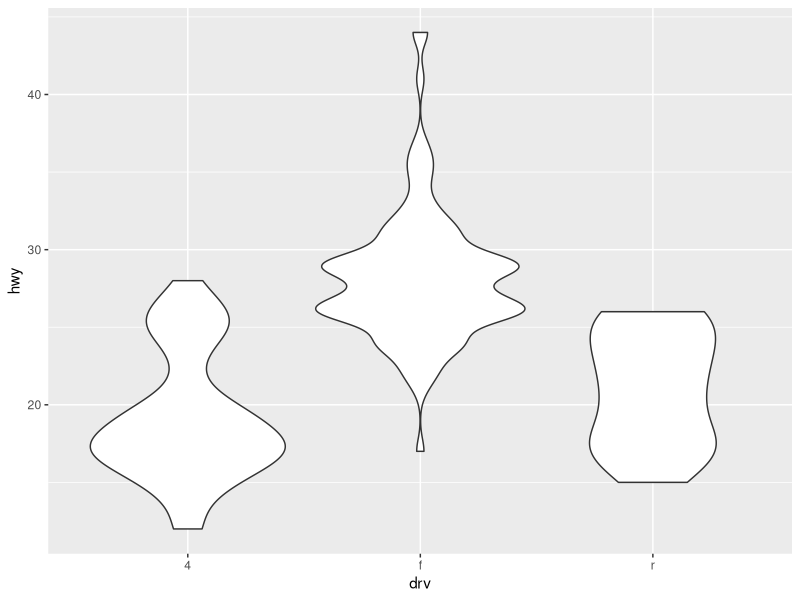
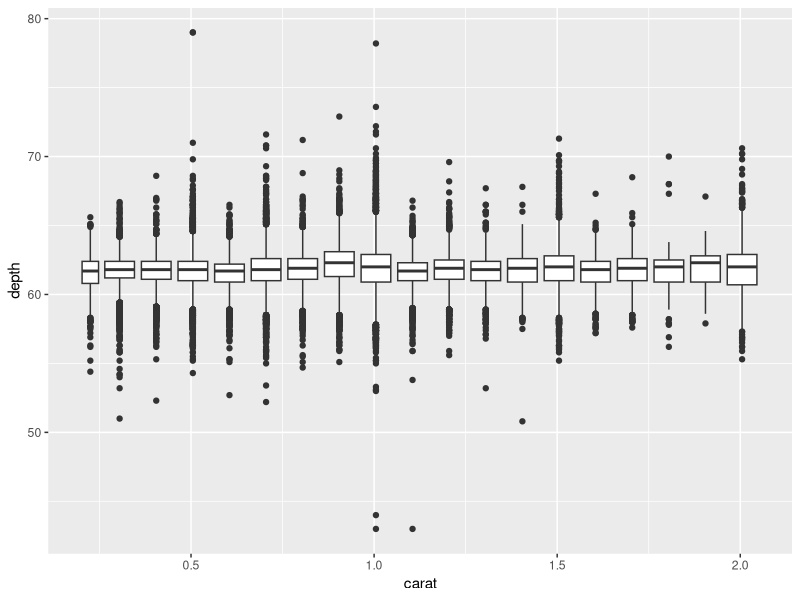
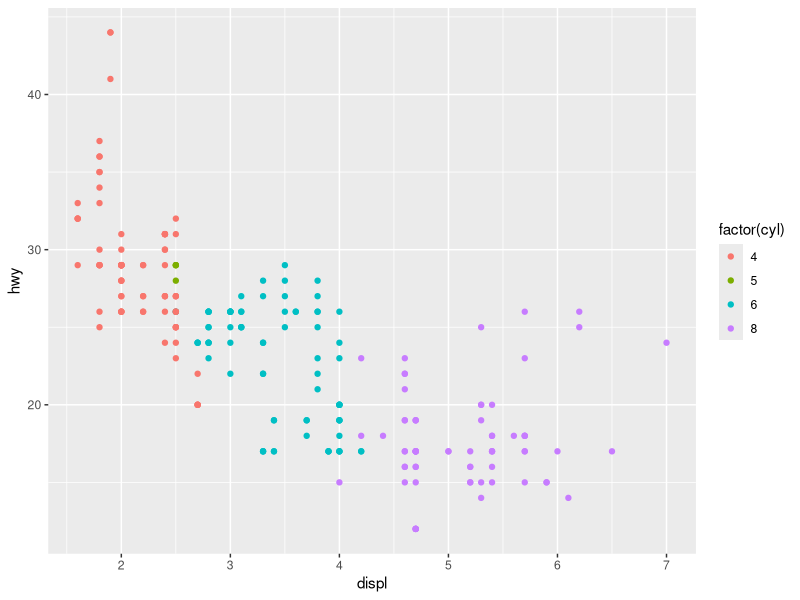
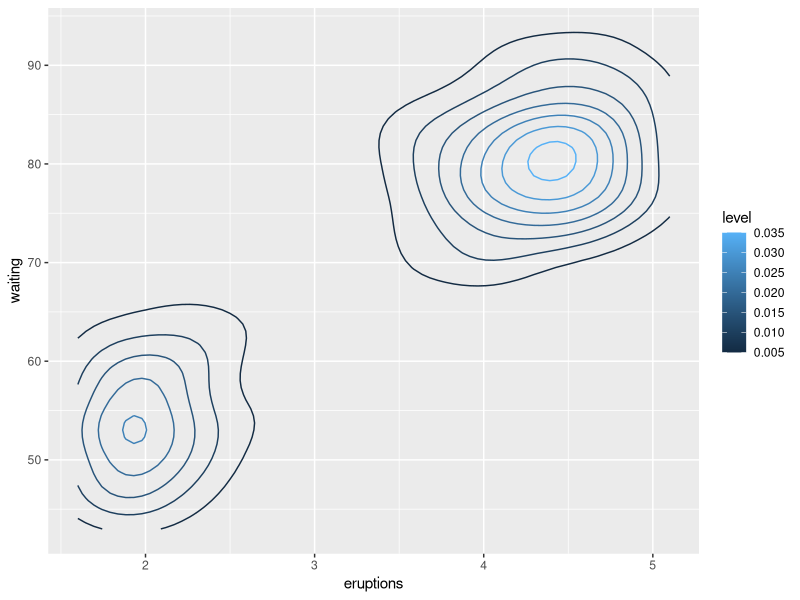
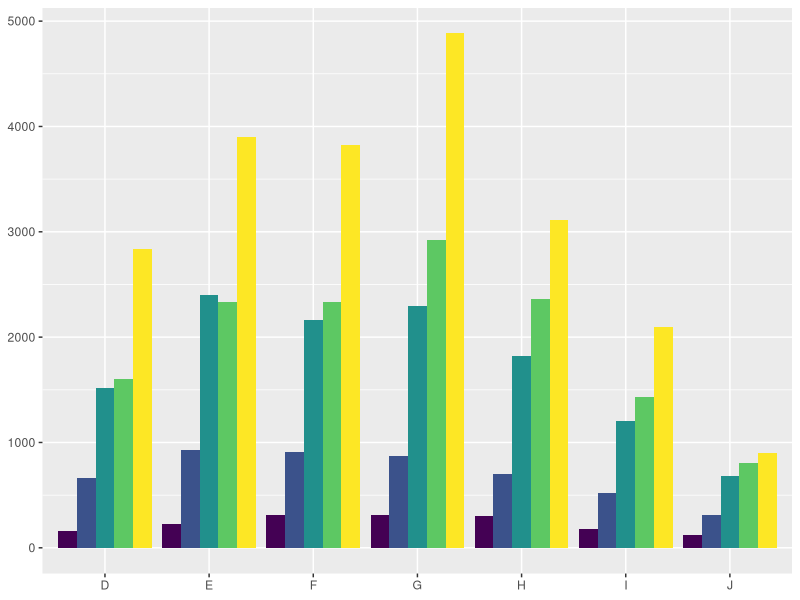
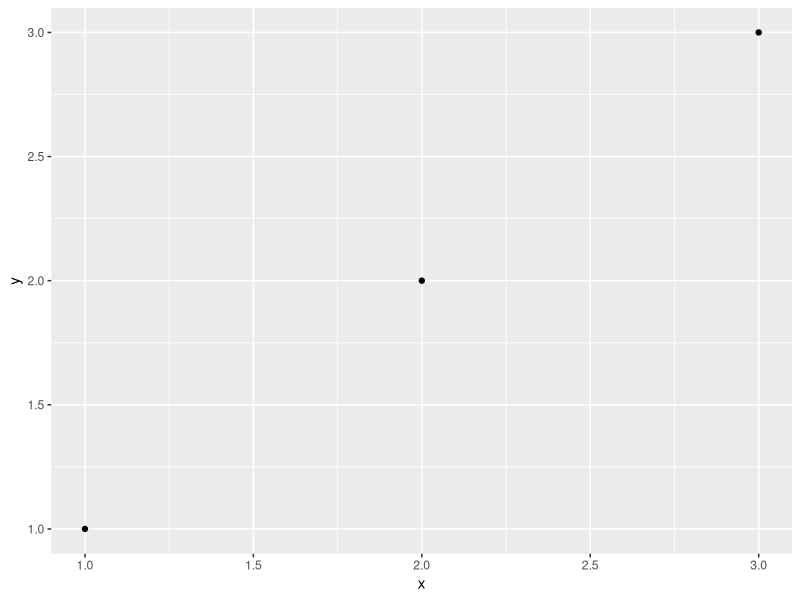
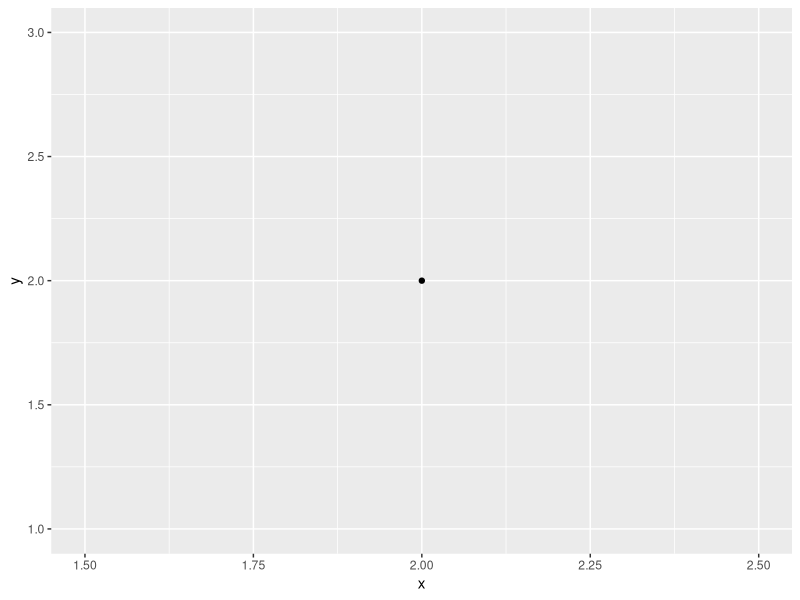
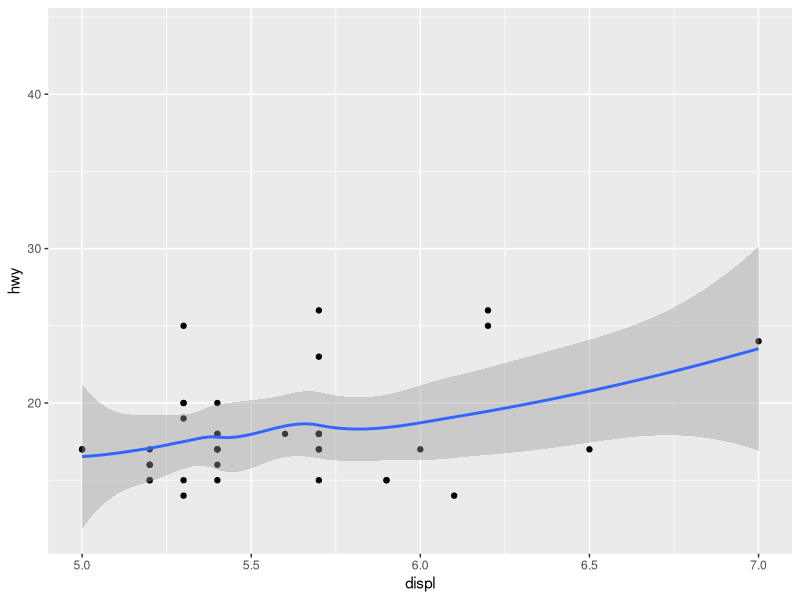

The R script that drew these images, in order:
## ---- chunk 1
library(ggplot2)
ggplot(mpg, aes(drv, hwy)) + geom_violin()
## ---- chunk 2
ggplot(diamonds, aes(carat, depth)) +
  geom_boxplot(aes(group = cut_width(carat, 0.1))) +
  xlim(NA, 2.05)
## ---- chunk 3
  ggplot(mpg, aes(displ, hwy, colour = factor(cyl))) +
  geom_point()
## ---- chunk 4
ggplot(faithfuld, aes(eruptions, waiting)) +
 geom_contour(aes(z = density, colour = ..level..))
## ---- chunk 5
dplot <- ggplot(diamonds, aes(color, fill = cut)) +
  xlab(NULL) + ylab(NULL) + theme(legend.position = "none")
dplot + geom_bar(position = "dodge")
## ---- chunk 6
  df <- data.frame(x = 1:3, y = 1:3)
  base <- ggplot(df, aes(x, y)) + geom_point()
  print(base)
## ---- chunk 7
  base + scale_x_continuous(limits = c(1.5, 2.5))
## ---- chunk 8
  base <- ggplot(mpg, aes(displ, hwy)) +
  geom_point() +
  geom_smooth()
## ---- chunk 9
  base + scale_x_continuous(limits = c(5, 7))
## ---- chunk 10
  mpg2 <- subset(mpg, cyl != 5 & drv %in% c("4", "f") & class != "2seater")
  base <- ggplot(mpg2, aes(displ, hwy)) +
  geom_blank() +
  xlab(NULL) +
  ylab(NULL)
  base + facet_wrap(~class, ncol = 3)
## ---- chunk 11
base + facet_grid(. ~ cyl)
## ---- chunk 12
base <- ggplot(mpg, aes(cty, hwy, color = factor(cyl)))+
  geom_jitter() +
  geom_abline(colour = "grey50", size = 2)
base
## ---- chunk 13
labelled <- base +
  labs(
    x = "city mileage/gallon",
    y = "highway mileage/gallon",
    colour = "cylinders",
    title = "Highway and city mileage are highly correlated"
  ) +
  scale_color_brewer(type = "seq", palette="Spectral")
labelled
## ---- chunk 14
styled <- labelled +
  theme_bw() +
  theme(
    plot.title = element_text(face = "bold", size = 12),
    legend.background = element_rect(fill = "white", size = 4, colour = "white"),
    legend.justification = c(0, 1),
    legend.position = c(0, 1),
    axis.ticks = element_line(colour = "grey70", size = 0.2),
    panel.grid.major = element_line(colour = "grey70", size = 0.2),
    panel.grid.minor = element_blank()
     )
styled
## ---- chunk 15
geoms <- list(
  geom_point(),
  geom_boxplot(aes(group = cut_width(displ, 1))),
  list(geom_point(), geom_smooth())
)
p <- ggplot(mpg, aes(displ, hwy))
lapply(geoms, function(g) p + g)
